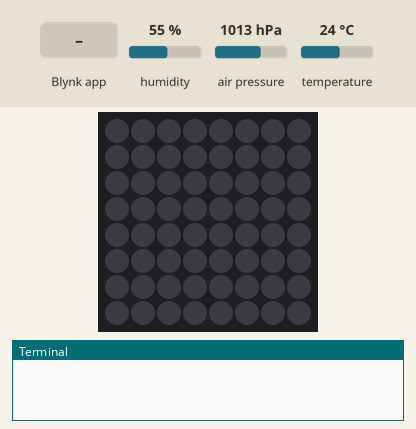
Simulated run of this program. Board: Raspberry Pi (BCM pin numbers) with a Sense HAT. Shown: the Sense HAT's 8×8 RGB LED matrix, the last lines printed to the terminal. The test bench sets the inputs (shaded band); at power-on: humidity 55 %, air pressure 1013 hPa, temperature 24 °C.

Above: at 1.2 s.
1.3 s: Blynk app writes 1 to V0
At 3.1 s:
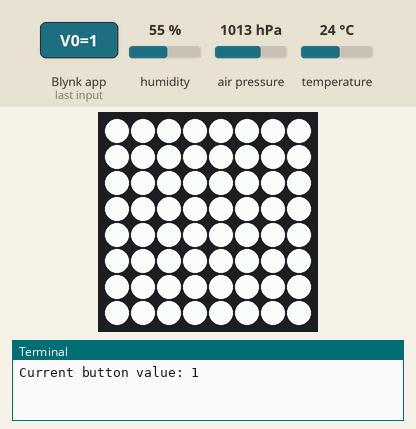
3.5 s: Blynk app writes 0 to V0
At 5.2 s:
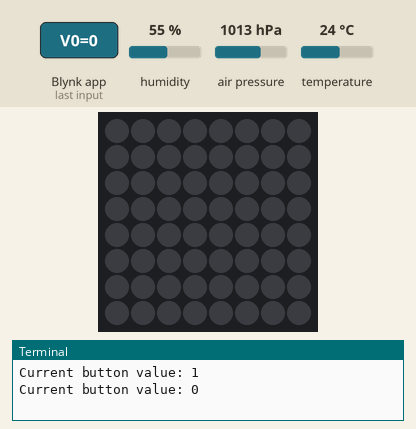
Timing chart, 0 to 6.7 s (numbered marks = the images above; inputs shaded):
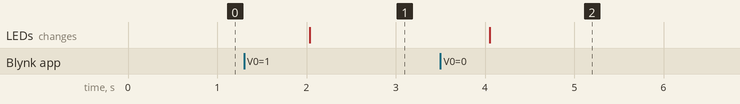

Measured:
- after the input at 1.3 s, the LEDs: change after 0.74 s (image 1)
- after the input at 3.5 s, the LEDs: change after 0.55 s (image 2)

The program:

blynk.py
```python
#!/usr/bin/python3

import BlynkLib
from sense_hat import SenseHat
import time

BLYNK_AUTH = '7amAdO3tAsdDs_S_jH8BgMQwCLdz-QJ9'

# initialize Blynk
blynk = BlynkLib.Blynk('7amAdO3tAsdDs_S_jH8BgMQwCLdz-QJ9')

#initialise SenseHAT
sense = SenseHat()
sense.clear()

# register handler for virtual pin V1 write event
@blynk.on("V0")
def v3_write_handler(value):
    buttonValue=value[0]
    print(f'Current button value: {buttonValue}')
    if buttonValue=="1":
        sense.clear(255,255,255)
    else:
        sense.clear()

#tmr_start_time = time.time()
# infinite loop that waits for event
while True:
    blynk.run()
    blynk.virtual_write(1, round(sense.temperature,2))  # writing temp data to pin 1
    blynk.virtual_write(2, round(sense.humidity,2))     # writing humity data to pin 2
    blynk.virtual_write(3, round(sense.pressure,2))     # writing pressure data to pin 3
    time.sleep(1)
```
